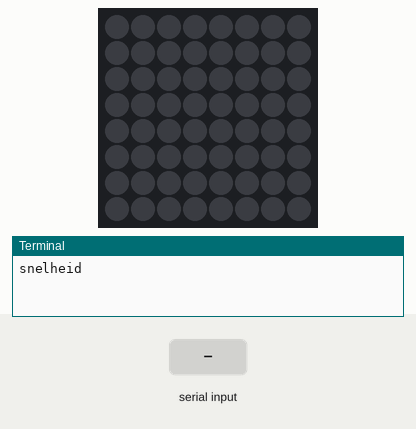
A program run on a simulated Raspberry Pi (BCM pin numbers) with a Sense HAT. On the bench: the Sense HAT's 8×8 RGB LED matrix, the last lines printed to the terminal. Inputs (shaded band) come from the test bench. Random numbers come from a fixed seed.

Above: at 1.2 s.
1.3 s: "1" typed at the terminal, then Enter
At 3.1 s:
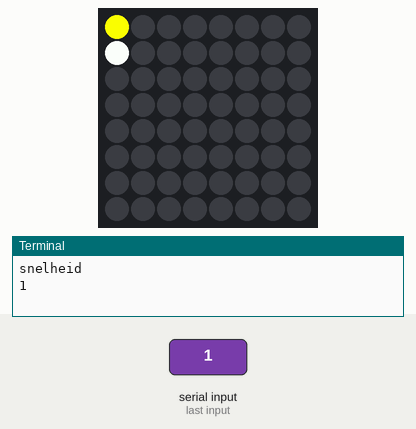
At 5.1 s:
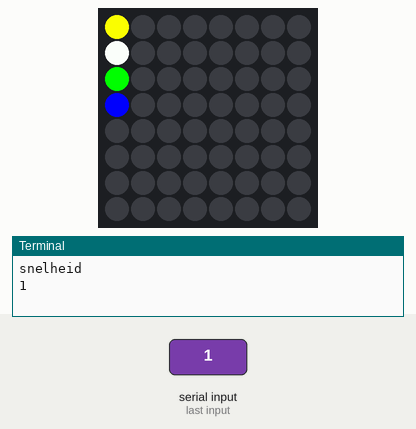
Timing chart, 0 to 6.6 s (numbered marks = the images above; inputs shaded):
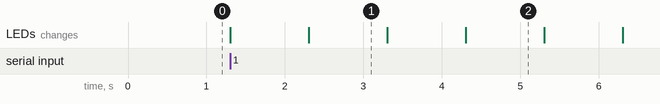

Measured:
- after the input at 1.3 s, the LEDs: first change at once (image 1 shows a later state)

The program:

pixelator.py
```python
from sense_hat import SenseHat
import time
import random

s = SenseHat()

G = (0, 255, 0)
Y = (255, 255, 0)
B = (0, 0, 255)
R = (255, 0, 0)
W = (255,255,255)
P = (255,105, 180)

speed = float(input("snelheid"))

colors = [G, Y, B, R, W, P]
while True:
  s.clear()
  for x in range(8):
    for y in range(8):
      s.set_pixel(x, y, random.choice(colors))
      time.sleep(speed)
  
```
